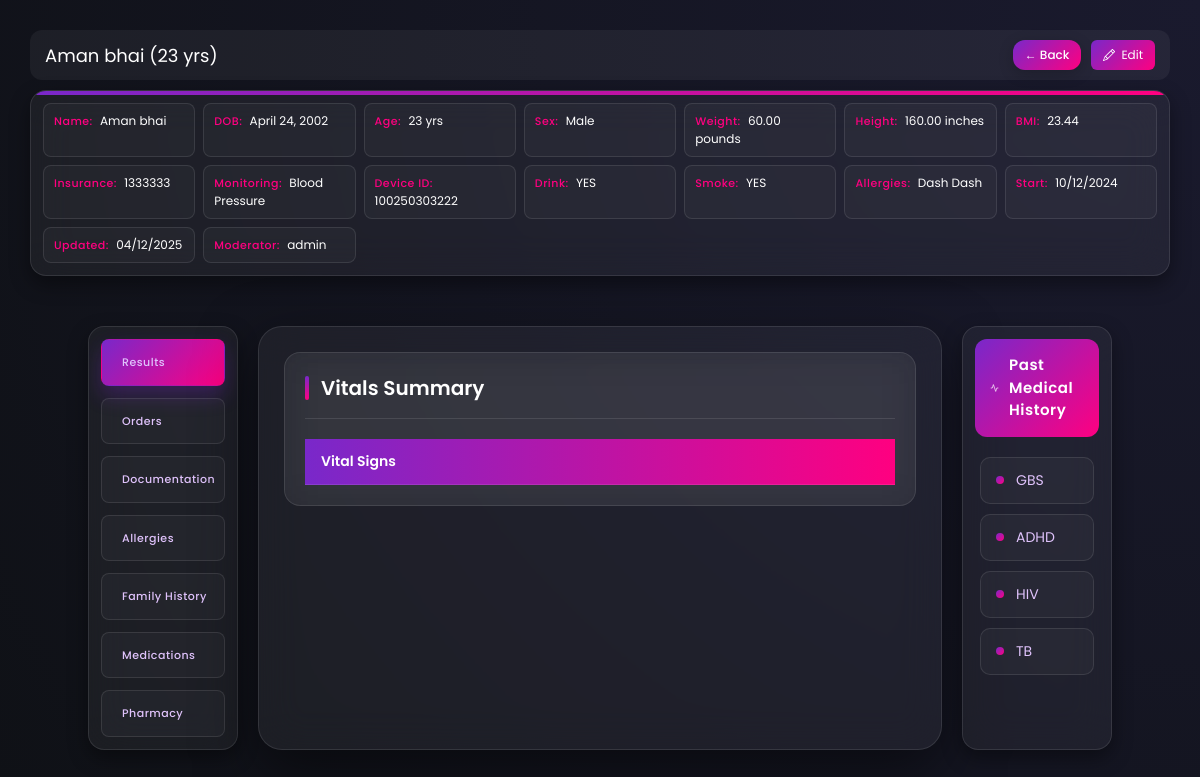
Page /view-patient/54b42c7f-54fc-4316-906b-e4fa29251fdb/?action=access (signed in) on the committed database.
### rpm_users/models.py (models this page shows, shortened)
class Patient(models.Model):
    SEX_CHOICES = (('Male', 'Male'), ('Female', 'Female'), ('Others', 'Others'),)
    MONITORING_CHOICES = (('Blood Pressure', 'Blood Pressure'), ('Heart Rate', 'Heart Rate'), ('SPO2', 'SPO2'),("Temperature", "Temperature"),)
    user = models.OneToOneField(User, on_delete=models.CASCADE, blank=True, null=True)
    date_of_birth = models.DateField(blank=True, null=True)
    height = models.DecimalField(blank=True, null=True, max_digits=10, decimal_places=2)
    weight = models.DecimalField(blank=True, null=True, max_digits=10, decimal_places=2)
    insurance = models.CharField(blank=True, null=True, max_length=255)
    insurance_number = models.CharField(blank=True, null=True, max_length=255)
    sex = models.CharField(blank=True, max_length=10, null=True, choices=SEX_CHOICES)
    bmi = models.DecimalField(blank=True, max_digits=10, decimal_places=2, null=True)
    phone_number = models.CharField(max_length=15, blank=True, null=True)
    monitoring_parameters = models.CharField(blank=True, max_length=20, null=True, choices=MONITORING_CHOICES)
    device_serial_number = models.BigIntegerField(null=True, blank=True, unique=True)
    pharmacy_info = models.TextField(blank=True, null=True)
    allergies = models.TextField(blank=True, null=True)
    smoke = models.CharField(choices=(('YES', 'YES'), ('NO', 'NO'),), default='NO', max_length=3)
    drink = models.CharField(choices=(('YES', 'YES'), ('NO', 'NO'),), default='NO', max_length=3)
    family_history = models.TextField(null=True, blank=True)
    medications = models.TextField(null=True, blank=True)
    id = models.UUIDField(default=uuid.uuid4, primary_key=True, editable=False)
    created_at = models.DateTimeField(auto_now_add=True)
    updated_at = models.DateTimeField(auto_now=True)
    moderator_assigned = models.ForeignKey('Moderator', blank=True, null=True, on_delete=models.SET_NULL, related_name='moderators')
    @property
    def age(self):
        if self.date_of_birth:
            today = date.today()
            age = today.year - self.date_of_birth.year
            if today.month < self.date_of_birth.month or (today.month == self.date_of_birth.month and today.day < self.date_of_birth.day):
                age -= 1
            return age
        return None

class Moderator(models.Model):
    user = models.OneToOneField(User, on_delete=models.CASCADE, null=True, blank=True)

class PastMedicalHistory(models.Model):
    PMH_CHOICES = ((
        ('GBS', 'Guillain-Barré Syndrome'),
        ('ALS', 'Amyotrophic Lateral Sclerosis'),
        ('SLE', 'Systemic Lupus Erythematosus'),
        ('ITP', 'Idiopathic Thrombocytopenic Purpura'),
        ('MG', 'Myasthenia Gravis'),
        ('DKA', 'Diabetic Ketoacidosis'),
        ('ARDS', 'Acute Respiratory Distress Syndrome'),
        ('LCa', 'Lung Cancer'),
        ('PCa', 'Pancreatic Cancer'),
        ('CCa', 'Colon Cancer'),
        ('TCa', 'Thyroid Cancer'),
        ('SCa', 'Skin Cancer'),
        ('GCa', 'Gastric Cancer'),
        ('PCa', 'Prostate Cancer'),
        ('TeCa', 'Testicular Cancer'),
        ('BrCa', 'Breast Cancer'),
        ('OvCa', 'Ovarian Cancer'),
        ('TTP', 'Thrombotic Thrombocytopenic Purpura'),
        ('HLH', 'Hemophagocytic Lymphohistiocytosis'),
        ('HSP', 'Henoch-Schönlein Purpura'),
        ('SCID', 'Severe Combined Immunodeficiency'),
        ('PKU', 'Phenylketonuria'),
        ('POTS', 'Postural Orthostatic Tachycardia Syndrome'),
        ('CRPS', 'Complex Regional Pain Syndrome'),
        ('NMO', 'Neuromyelitis Optica'),
        ('HUS', 'Hemolytic Uremic Syndrome'),
        ('SMA', 'Spinal Muscular Atrophy'),
        ('DM', 'Diabetes Mellitus'),
        ('HTN', 'Hypertension'),
        ('AF', 'Atrial Fibrillation'),
        ('CHF', 'Congestive Heart Failure'),
        ('COPD', 'Chronic Obstructive Pulmonary Disease'),
        ('Hpxa', 'Hypoxia'),
        ('Hyca', 'Hypercapnea'),
        ('CKD', 'Chronic Kidney Disease'),
        ('ESRD', 'End Stage Renal Disease'),
        ('GERD', 'Gastroesophageal Reflux Disease'),
        ('OA', 'Osteoarthritis'),
        ('CAD', 'Coronary Artery Disease'),
        ('RA', 'Rheumatoid Arthritis'),
        ('UTI', 'Urinary Tract Infection'),
        ('URI', 'Upper Respiratory Infection'),
        ('BPH', 'Benign Prostatic Hyperplasia'),
        ('HLD', 'Hyperlipidemia'),
        ('TIA', 'Transient Ischemic Attack'),
        ('CVA', 'Cerebrovascular Accident (Stroke)'),
        ('MI', 'Myocardial Infarction'),
        ('PNA', 'Pneumonia'),
        ('TB', 'Tuberculosis'),
        ('HIV', 'Human Immunodeficiency Virus'),
        ('ADHD', 'Attention-Deficit/Hyperactivity Disorder'),
        ('ASD', 'Autism Spectrum Disorder'),
        ('MDD', 'Major Depressive Disorder'),
        ('GAD', 'Generalized Anxiety Disorder'),
        ('PTSD', 'Post-Traumatic Stress Disorder'),
        ('Peff', 'Pleural Effusion'),
        ('N/A', 'N/A'),
    ))
    patient = models.ForeignKey(Patient, on_delete=models.CASCADE, related_name='medical_history')
    pmh = models.CharField(choices=PMH_CHOICES, default="N/A", max_length=100)
    id = models.UUIDField(default=uuid.uuid4, primary_key=True, editable=False)

### rpm_users/views.py (the view, shortened to what this page needs)
# urls.py: path('view-patient/<str:patient_id>/', views.moderator_actions_view, name='moderator_actions'),
def moderator_actions_view(request, patient_id):
    user = request.user  # Assuming user is authenticated and their email is available in request.user
    moderator = get_object_or_404(Moderator, user=user)
    patient = get_object_or_404(Patient, id=patient_id)
    context = {
        'patient': patient,
        'moderator': moderator,
    }
    action = request.GET.get('action')
    if action == 'access'.lower() and patient.moderator_assigned == moderator or request.user.is_superuser:
        reports = Reports.objects.filter(patient=patient)
        context['reports'] = reports  # Add patient details to the context
        return render(request, 'index.html', context)
    elif action == 'delete':
        patient.delete()
        context['success'] = 'Patient deleted successfully'
        return render(request, 'index.html', context)
    else:
        context['error'] = "Invalid action."
        return render(request, 'index.html', context)

### templates/index.html (shortened to what this page needs)
<!DOCTYPE html>
<html lang="en">
  <head>
    <script src="https://cdn.tailwindcss.com"></script>
  </head>
  <body>
    <div style="display: flex; justify-content: space-between; align-items: center; margin-bottom: 10px; padding: 10px 15px; background: rgba(255, 255, 255, 0.05); border-radius: 12px;">
      <div style="display: flex; align-items: center; gap: 15px;">
        <h2 style="color: white; font-size: 18px; margin: 0;">{{patient.user.first_name}} {{patient.user.last_name}} ({{patient.age}} yrs)</h2>
      </div>
      <div style="display: flex; gap: 10px;">
        <a href="/view-patient/" class="back-btn" style="padding: 6px 12px; font-size: 12px;">← Back</a>
        <a href="{% url 'edit_patient' patient.id %}" class="edit-btn">
          <button style="background: linear-gradient(135deg, var(--primary), var(--secondary)); color: white; padding: 6px 12px; border-radius: 6px; font-size: 12px; border: none; cursor: pointer; display: inline-flex; align-items: center; gap: 6px;">
            Edit
          </button>
        </a>
      </div>
    </div>
    <div class="patient-details">
      <div>
        <strong>Name:</strong>
        <span>{{patient.user.first_name}} {{patient.user.last_name}}</span>
      </div>
      <div>
        <strong>DOB:</strong>
        <span>{{patient.date_of_birth}}</span>
      </div>
      <div>
        <strong>Age:</strong>
        <span>{{patient.age}} yrs</span>
      </div>
      <div>
        <strong>Sex:</strong>
        <span>{{patient.sex}}</span>
      </div>
      <div>
        <strong>Weight:</strong>
        <span>{{patient.weight}} pounds</span>
      </div>
      <div>
        <strong>Height:</strong>
        <span>{{patient.height}} inches</span>
      </div>
      <div>
        <strong>BMI:</strong>
        <span>{{patient.bmi}}</span>
      </div>
      <div>
        <strong>Insurance:</strong>
        <span>{{patient.insurance}}</span>
      </div>
      <div>
        <strong>Monitoring:</strong>
        <span>{{patient.monitoring_parameters}}</span>
      </div>
      <div>
        <strong>Device ID:</strong>
        <span>{{patient.device_serial_number}}</span>
      </div>
      <div>
        <strong>Drink:</strong>
        <span>{{patient.drink}}</span>
      </div>
      <div>
        <strong>Smoke:</strong>
        <span>{{patient.smoke}}</span>
      </div>
      <div>
        <strong>Allergies:</strong>
        <span>{{patient.allergies|default:"None"}}</span>
      </div>
      <div>
        <strong>Start:</strong>
        <span>{{patient.created_at|date:"m/d/Y"}}</span>
      </div>
      <div>
        <strong>Updated:</strong>
        <span>{{patient.updated_at|date:"m/d/Y"}}</span>
      </div>
      <div>
        <strong>Moderator:</strong>
        <span>{{patient.moderator_assigned.user.username}}</span>
      </div>
    </div>
    <div class="container">
      <div class="left-panel">
        <div class="tabs">
          <div class="active" onclick="showTab('results')">Results</div>
          <div onclick="showTab('orders')">Orders</div>
          <div onclick="showTab('documentation')">Documentation</div>
          <div onclick="showTab('allergies')">Allergies</div>
          <div onclick="showTab('family_history')">Family History</div>
          <div onclick="showTab('medications')">Medications</div>
          <div onclick="showTab('pharmacy')">Pharmacy</div>
        </div>
      </div>
      <div class="main-content">
        <div class="content">
          <div id="results" class="table-container">
            <h3>Vitals Summary</h3>
            <div class="scrollable">
              <table>
                <thead>
                  <tr>
                    <th class="fixed-left">Vital Signs</th>
                  </tr>
                </thead>
              </table>
            </div>
          </div>
        </div>
      </div>
      <div class="right-panel">
        <div class="medical-history-section">
          <div class="section-header">
            <svg width="20" height="20" viewBox="0 0 24 24" fill="none" stroke="currentColor" stroke-width="2" class="header-icon">
              <path d="M22 12h-4l-3 9L9 3l-3 9H2"/>
            </svg>
            Past Medical History
          </div>
          <div class="pmh-list">
            {% if patient.medical_history.all %}
                {% for condition in patient.medical_history.all %}
                    <div class="pmh-item">
                        <div class="condition-marker"></div>
                        <span>{{ condition.pmh }}</span>
                    </div>
                {% endfor %}
            {% endif %}
          </div>
        </div>
      </div>
    </div>
  </body>
</html>

### rows in the picture
Patient: user.first_name "Aman", user.last_name "bhai", age "23", date_of_birth "April 24, 2002", sex "Male", weight "60.00", height "160.00", bmi "23.44", insurance "1333333", monitoring_parameters "Blood Pressure", device_serial_number "100250303222", drink "YES", smoke "YES", allergies "Dash Dash", created_at "10/12/2024", updated_at "04/12/2025", moderator_assigned.user.username "admin"
PastMedicalHistory: pmh "GBS"
PastMedicalHistory: pmh "ADHD"
PastMedicalHistory: pmh "HIV"
PastMedicalHistory: pmh "TB"
